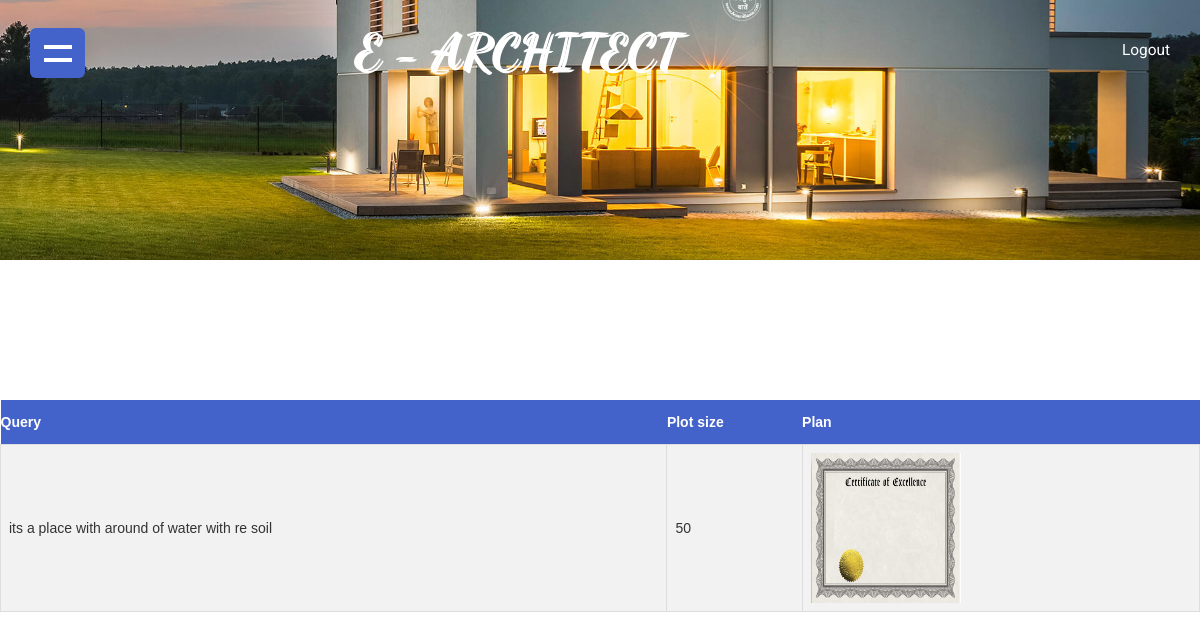
The app's page /Customerviewarchitecthistory.php?id=13 with its own data.
### tables this page shows
CREATE TABLE `staff_custom_plan` (
  `scustid` int(11) NOT NULL AUTO_INCREMENT,
  `customid` int(11) NOT NULL,
  `plan` varchar(100) NOT NULL,
  `sid` int(11) NOT NULL,
  `des` varchar(100) NOT NULL,
  PRIMARY KEY (`scustid`)
);

CREATE TABLE `customizedplan` (
  `customid` int(11) NOT NULL AUTO_INCREMENT,
  `plotsize` int(11) NOT NULL,
  `query` varchar(100) NOT NULL,
  `cid` int(11) NOT NULL,
  `status` varchar(15) NOT NULL,
  `aid` varchar(11) NOT NULL,
  `budget` varchar(100) NOT NULL,
  `dt` varchar(100) NOT NULL,
  PRIMARY KEY (`customid`)
);

### Customerviewarchitecthistory.php (the view, shortened to what this page needs)
<?php
include 'connection.php';
include 'CustomerPage.php';
$id=$_REQUEST['id'];
?>
<form action="#" method="post" >
<table class="customers">
    <tr>
            <th>Query</th>
            <th>Plot size</th>
            <th>Plan</th>
    </tr>
    <?php
      $s="SELECT * FROM `customizedplan` c,`staff_custom_plan` s WHERE s.`customid`=c.`customid` AND s.`sid`='$id' and c.status='approved'";
      $r=mysqli_query($conn,$s);
      while($row=mysqli_fetch_array($r))
      {
        echo '<tr>';
        echo '<td>'.$row['query'].'</td>';
        echo '<td>'.$row['plotsize'].'</td>';
        echo '<td><img src='.$row['plan'].' height="150px" width="150px"></td>';
    echo '</tr>';
      }
      ?>
    </table>

### static/css/style.css (style rules this page uses)
.customers { font-family: "Trebuchet MS", Arial, Helvetica, sans-serif; border-collapse: collapse; width: 100%; }
.customers td, #customers th { border: 1px solid #ddd; padding: 8px; }
.customers tr:nth-child(even) { background-color: #f2f2f2; }
.customers th { padding-top: 12px; padding-bottom: 12px; text-align: left; background-color: #4362ca; color: white; }
body { margin:0; font-family: 'Roboto', sans-serif; background: #fff; }

### static/css/lightbox.css (style rules this page uses)
body:after { content: url(../images/close.png) url(../images/prev.png) url(../images/next.png); display: none; }

### records on screen
staff_custom_plan: customid.query "its a place with around of water with re soil", customid.plotsize "50", plan (picture)
